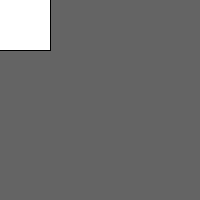
Frame 1 (no input)
Frame 60 (the mouse pressed at the canvas centre just before this capture): identical to frame 1, image omitted
Frame 120 (the mouse held since frame 60 and released just before this capture): identical to frame 1, image omitted

The Processing sketch that drew this single still picture (run headless with seeded random() and noise(); from frame 60 on, the mouse is pressed at the canvas centre):

// Processing sketch: processingTest
// ── processingTest.pde
float x,y,z;

void setup() {
  size(200,200);
  x = width/2;
  y = height/2;
  z = 0;
  background(100);
}

void draw() {
  translate(x,y,z);
  rectMode(CENTER);
  rect(0,0,100,100);

  z++; // The rectangle moves forward as z increments.
}
